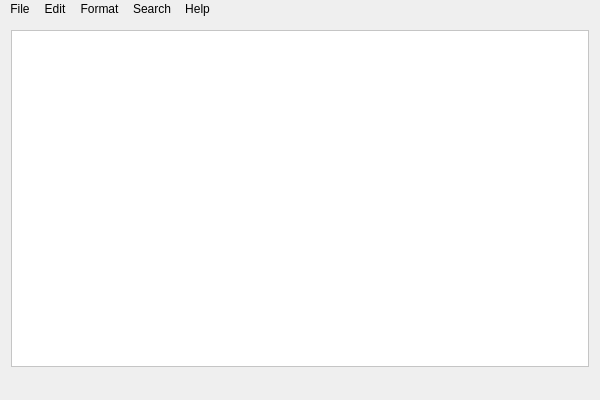
<?xml version="1.0" encoding="UTF-8"?>
<ui version="4.0">
 <class>MainWindow</class>
 <widget class="QMainWindow" name="MainWindow">
  <property name="geometry">
   <rect>
    <x>0</x>
    <y>0</y>
    <width>600</width>
    <height>400</height>
   </rect>
  </property>
  <property name="minimumSize">
   <size>
    <width>280</width>
    <height>140</height>
   </size>
  </property>
  <property name="windowTitle">
   <string>Untitled - LitePad v0.01</string>
  </property>
  <property name="windowIcon">
   <iconset resource="resources.qrc">
    <normaloff>:/resources/litepad-96x96.png</normaloff>:/resources/litepad-96x96.png</iconset>
  </property>
  <property name="styleSheet">
   <string notr="true">background : #efefef; color : #000000; selection-background-color : #0055ef; selection-color: #ffffff;</string>
  </property>
  <widget class="QWidget" name="centralWidget">
   <layout class="QGridLayout" name="gridLayout">
    <item row="0" column="0">
     <widget class="QTextEdit" name="textEdit">
      <property name="styleSheet">
       <string notr="true">background : #ffffff; color : #000000</string>
      </property>
     </widget>
    </item>
   </layout>
  </widget>
  <widget class="QMenuBar" name="menuBar">
   <property name="geometry">
    <rect>
     <x>0</x>
     <y>0</y>
     <width>600</width>
     <height>21</height>
    </rect>
   </property>
   <widget class="QMenu" name="menu_Find">
    <property name="title">
     <string>Search</string>
    </property>
    <addaction name="actionFind"/>
    <addaction name="actionReplace"/>
    <addaction name="separator"/>
    <addaction name="actionFindNext"/>
    <addaction name="actionFindPrevious"/>
   </widget>
   <widget class="QMenu" name="menu_Help">
    <property name="title">
     <string>Help</string>
    </property>
    <addaction name="actionAbout"/>
    <addaction name="separator"/>
    <addaction name="actionAboutQt"/>
   </widget>
   <widget class="QMenu" name="menuFile">
    <property name="title">
     <string>File</string>
    </property>
    <addaction name="actionNew"/>
    <addaction name="actionOpen"/>
    <addaction name="actionSave"/>
    <addaction name="actionSave_As"/>
    <addaction name="separator"/>
    <addaction name="actionExit"/>
   </widget>
   <widget class="QMenu" name="menuEdit">
    <property name="title">
     <string>Edit</string>
    </property>
    <addaction name="actionUndo"/>
    <addaction name="actionRedo"/>
    <addaction name="separator"/>
    <addaction name="actionCut"/>
    <addaction name="actionCopy"/>
    <addaction name="actionPaste"/>
    <addaction name="actionDelete_All_Text"/>
    <addaction name="separator"/>
    <addaction name="actionSelect_All"/>
   </widget>
   <widget class="QMenu" name="menuFormat">
    <property name="title">
     <string>Format</string>
    </property>
    <addaction name="actionFont"/>
   </widget>
   <addaction name="menuFile"/>
   <addaction name="menuEdit"/>
   <addaction name="menuFormat"/>
   <addaction name="menu_Find"/>
   <addaction name="menu_Help"/>
  </widget>
  <widget class="QStatusBar" name="statusBar"/>
  <action name="actionFind">
   <property name="icon">
    <iconset resource="resources.qrc">
     <normaloff>:/resources/litepad-find.png</normaloff>:/resources/litepad-find.png</iconset>
   </property>
   <property name="text">
    <string>Find</string>
   </property>
   <property name="statusTip">
    <string>Search for a text string.</string>
   </property>
   <property name="shortcut">
    <string>Ctrl+F</string>
   </property>
  </action>
  <action name="actionAbout">
   <property name="icon">
    <iconset resource="resources.qrc">
     <normaloff>:/resources/litepad-about.png</normaloff>:/resources/litepad-about.png</iconset>
   </property>
   <property name="text">
    <string>About LitePad</string>
   </property>
   <property name="statusTip">
    <string>Get information about the application.</string>
   </property>
  </action>
  <action name="actionAboutQt">
   <property name="text">
    <string>About Qt</string>
   </property>
   <property name="toolTip">
    <string>About Qt</string>
   </property>
   <property name="statusTip">
    <string>Get information about Qt, the program used to code this program.</string>
   </property>
  </action>
  <action name="actionReplace">
   <property name="icon">
    <iconset resource="resources.qrc">
     <normaloff>:/resources/litepad-find-replace.png</normaloff>:/resources/litepad-find-replace.png</iconset>
   </property>
   <property name="text">
    <string>Replace...</string>
   </property>
   <property name="statusTip">
    <string>Replace a text string.</string>
   </property>
   <property name="shortcut">
    <string>Ctrl+R</string>
   </property>
  </action>
  <action name="actionFindNext">
   <property name="icon">
    <iconset resource="resources.qrc">
     <normaloff>:/resources/litepad-find.png</normaloff>:/resources/litepad-find.png</iconset>
   </property>
   <property name="text">
    <string>Find Next</string>
   </property>
   <property name="statusTip">
    <string>Find the next occurrence.</string>
   </property>
   <property name="shortcut">
    <string>F3</string>
   </property>
  </action>
  <action name="actionFindPrevious">
   <property name="icon">
    <iconset resource="resources.qrc">
     <normaloff>:/resources/litepad-find.png</normaloff>:/resources/litepad-find.png</iconset>
   </property>
   <property name="text">
    <string>Find Previous</string>
   </property>
   <property name="statusTip">
    <string>Find the previous occurrence.</string>
   </property>
   <property name="shortcut">
    <string>Shift+F3</string>
   </property>
  </action>
  <action name="actionNew">
   <property name="icon">
    <iconset resource="resources.qrc">
     <normaloff>:/resources/litepad_new.png</normaloff>:/resources/litepad_new.png</iconset>
   </property>
   <property name="text">
    <string>New</string>
   </property>
   <property name="statusTip">
    <string>Create a new text document and discard the current one.</string>
   </property>
   <property name="shortcut">
    <string>Ctrl+N</string>
   </property>
  </action>
  <action name="actionOpen">
   <property name="checkable">
    <bool>false</bool>
   </property>
   <property name="icon">
    <iconset resource="resources.qrc">
     <normaloff>:/resources/litepad_open.png</normaloff>:/resources/litepad_open.png</iconset>
   </property>
   <property name="text">
    <string>Open</string>
   </property>
   <property name="statusTip">
    <string>Open a new text document.</string>
   </property>
   <property name="shortcut">
    <string>Ctrl+O</string>
   </property>
  </action>
  <action name="actionSave">
   <property name="icon">
    <iconset resource="resources.qrc">
     <normaloff>:/resources/litepad_save.png</normaloff>:/resources/litepad_save.png</iconset>
   </property>
   <property name="text">
    <string>Save</string>
   </property>
   <property name="statusTip">
    <string>Save the current text document.</string>
   </property>
   <property name="shortcut">
    <string>Ctrl+S</string>
   </property>
  </action>
  <action name="actionSave_As">
   <property name="icon">
    <iconset resource="resources.qrc">
     <normaloff>:/resources/litepad_save.png</normaloff>:/resources/litepad_save.png</iconset>
   </property>
   <property name="text">
    <string>Save As</string>
   </property>
   <property name="statusTip">
    <string>Save the current text document.</string>
   </property>
   <property name="shortcut">
    <string>Ctrl+Shift+S</string>
   </property>
  </action>
  <action name="actionExit">
   <property name="icon">
    <iconset resource="resources.qrc">
     <normaloff>:/resources/litepad-exit.png</normaloff>:/resources/litepad-exit.png</iconset>
   </property>
   <property name="text">
    <string>Exit</string>
   </property>
   <property name="toolTip">
    <string>Exit</string>
   </property>
   <property name="statusTip">
    <string>Quit the application.</string>
   </property>
   <property name="shortcut">
    <string>Ctrl+X</string>
   </property>
  </action>
  <action name="actionUndo">
   <property name="icon">
    <iconset resource="resources.qrc">
     <normaloff>:/resources/litepad-undo.png</normaloff>:/resources/litepad-undo.png</iconset>
   </property>
   <property name="text">
    <string>Undo</string>
   </property>
   <property name="statusTip">
    <string>Undo the previous action.</string>
   </property>
   <property name="shortcut">
    <string>Ctrl+Z</string>
   </property>
  </action>
  <action name="actionRedo">
   <property name="icon">
    <iconset resource="resources.qrc">
     <normaloff>:/resources/litepad-redo.png</normaloff>:/resources/litepad-redo.png</iconset>
   </property>
   <property name="text">
    <string>Redo</string>
   </property>
   <property name="statusTip">
    <string>Redo the previous action.</string>
   </property>
   <property name="shortcut">
    <string>Ctrl+Y</string>
   </property>
  </action>
  <action name="actionCut">
   <property name="icon">
    <iconset resource="resources.qrc">
     <normaloff>:/resources/litepad-cut.png</normaloff>:/resources/litepad-cut.png</iconset>
   </property>
   <property name="text">
    <string>Cut</string>
   </property>
   <property name="statusTip">
    <string>Cut the current selection of text.</string>
   </property>
   <property name="shortcut">
    <string>Ctrl+X</string>
   </property>
  </action>
  <action name="actionCopy">
   <property name="icon">
    <iconset resource="resources.qrc">
     <normaloff>:/resources/litepad-copy.png</normaloff>:/resources/litepad-copy.png</iconset>
   </property>
   <property name="text">
    <string>Copy</string>
   </property>
   <property name="statusTip">
    <string>Copy the current selection of text.</string>
   </property>
   <property name="shortcut">
    <string>Ctrl+C</string>
   </property>
  </action>
  <action name="actionPaste">
   <property name="icon">
    <iconset resource="resources.qrc">
     <normaloff>:/resources/litepad-paste.png</normaloff>:/resources/litepad-paste.png</iconset>
   </property>
   <property name="text">
    <string>Paste</string>
   </property>
   <property name="statusTip">
    <string>Paste the contents of your clipboard.</string>
   </property>
   <property name="shortcut">
    <string>Ctrl+V</string>
   </property>
  </action>
  <action name="actionDelete_All_Text">
   <property name="icon">
    <iconset resource="resources.qrc">
     <normaloff>:/resources/litepad-delete.png</normaloff>:/resources/litepad-delete.png</iconset>
   </property>
   <property name="text">
    <string>Delete All Text</string>
   </property>
   <property name="statusTip">
    <string>Erase all of the text in the current document.</string>
   </property>
  </action>
  <action name="actionSelect_All">
   <property name="icon">
    <iconset resource="resources.qrc">
     <normaloff>:/resources/litepad-paste.png</normaloff>:/resources/litepad-paste.png</iconset>
   </property>
   <property name="text">
    <string>Select All</string>
   </property>
   <property name="statusTip">
    <string>Select all the text in the current document.</string>
   </property>
   <property name="shortcut">
    <string>Ctrl+A</string>
   </property>
  </action>
  <action name="actionFont">
   <property name="icon">
    <iconset resource="resources.qrc">
     <normaloff>:/resources/litepad-font.png</normaloff>:/resources/litepad-font.png</iconset>
   </property>
   <property name="text">
    <string>Font</string>
   </property>
   <property name="statusTip">
    <string>Change the current font of the selected text.</string>
   </property>
   <property name="shortcut">
    <string>Ctrl+Shift+F</string>
   </property>
  </action>
 </widget>
 <layoutdefault spacing="6" margin="11"/>
 <resources>
  <include location="resources.qrc"/>
 </resources>
 <connections/>
</ui>
